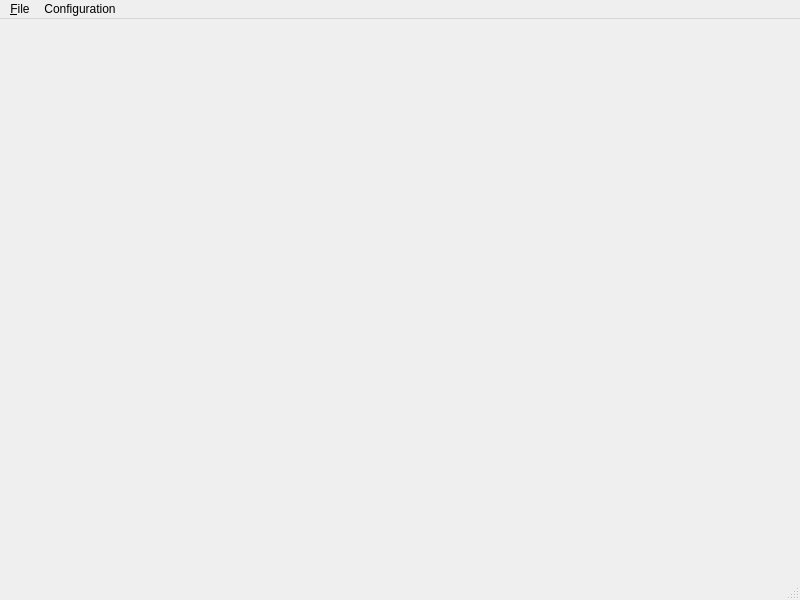
<?xml version="1.0" encoding="UTF-8"?>
<ui version="4.0">
 <class>SimOpIntGui</class>
 <widget class="QMainWindow" name="SimOpIntGui">
  <property name="geometry">
   <rect>
    <x>0</x>
    <y>0</y>
    <width>800</width>
    <height>600</height>
   </rect>
  </property>
  <property name="windowTitle">
   <string>Sim Open Interface Editor</string>
  </property>
  <property name="windowIcon">
   <iconset resource="simopintui.qrc">
    <normaloff>:/imgs/simopintgui.png</normaloff>:/imgs/simopintgui.png</iconset>
  </property>
  <widget class="QWidget" name="centralwidget"/>
  <widget class="QMenuBar" name="menubar">
   <property name="geometry">
    <rect>
     <x>0</x>
     <y>0</y>
     <width>800</width>
     <height>33</height>
    </rect>
   </property>
   <widget class="QMenu" name="menu_File">
    <property name="title">
     <string>&amp;File</string>
    </property>
    <addaction name="actionQuit"/>
   </widget>
   <widget class="QMenu" name="menuConfiguration">
    <property name="title">
     <string>Configuration</string>
    </property>
    <widget class="QMenu" name="menuInterfaces">
     <property name="title">
      <string>Interfaces</string>
     </property>
     <property name="icon">
      <iconset resource="simopintui.qrc">
       <normaloff>:/imgs/interface.png</normaloff>:/imgs/interface.png</iconset>
     </property>
     <addaction name="actionAdd"/>
     <addaction name="separator"/>
    </widget>
    <addaction name="menuInterfaces"/>
   </widget>
   <addaction name="menu_File"/>
   <addaction name="menuConfiguration"/>
  </widget>
  <widget class="QStatusBar" name="statusbar"/>
  <action name="actionQuit">
   <property name="text">
    <string>&amp;Quit</string>
   </property>
  </action>
  <action name="actionAdd">
   <property name="text">
    <string>Add ...</string>
   </property>
  </action>
 </widget>
 <resources>
  <include location="simopintui.qrc"/>
 </resources>
 <connections/>
</ui>
